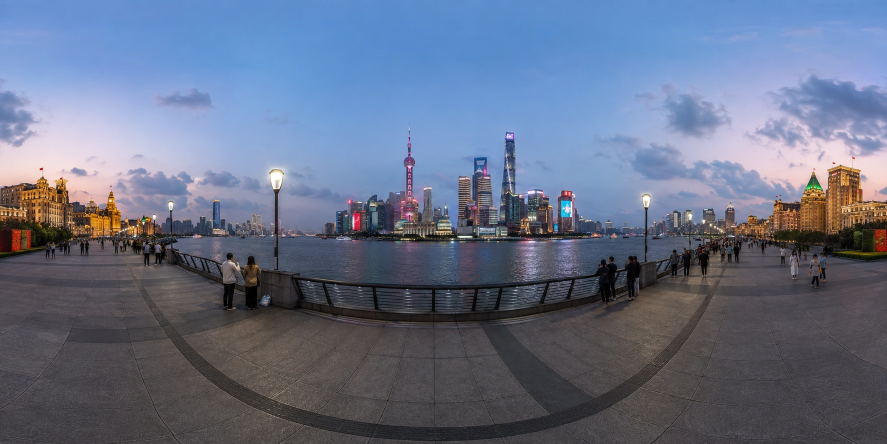
#> input picture chronorama/reference/shanghai-bund.jpg, 1774 x 887 px (shown at 1/2 size)
$ python -i equirect.py   (imports and definitions only)
#> lines starting #> are read from the running program, lines starting #| are printed output that depends on the picture
"""Turn a wide panoramic render into a true 2:1 equirectangular image.

The image models never output exactly 2:1, and their top/bottom edges are the
weakest part of the frame (the bottom is often a smeared band that becomes an
ugly blob at the nadir once you map it to a sphere). So instead of squashing the
render to 2:1, we:

  1. trim any smeared dark band off the bottom,
  2. pad top and bottom out to a true 2:1, progressively blurring each padded
     row until it converges to a single colour -- this is what a real ground/sky
     pole looks like, and it removes the blob entirely,
  3. colour-match the left and right edges so the 360 wrap has no visible seam,
  4. resize to the final 4096x2048.

Horizontal pixels are never cropped: that would eat into the 360 degrees of yaw
coverage and break the wrap.
"""

import numpy as np
from PIL import Image

FINAL_W, FINAL_H = 4096, 2048


def _trim_smear(a, max_frac=0.10):
    """Drop bottom rows that are much darker than the rest of the lower image."""
    h = a.shape[0]
    ref = float(np.median(a[int(h * 0.60):].mean(axis=(1, 2))))
    row_mean = a.mean(axis=(1, 2))
    limit = int(h * max_frac)
    cut = 0
    for i in range(1, limit + 1):
        if row_mean[h - i] < ref * 0.55:       # markedly darker than the ground
            cut = i
        elif cut and i - cut > 4:              # smear ended, stop scanning
            break
    return a[:h - cut] if cut else a


def _blur_row(row, keep):
    """Horizontally low-pass one row: keep in (0,1], 1 = full detail, ~0 = flat."""
    w = row.shape[0]
    k = max(1, int(round(w * keep)))
    if k >= w:
        return row
    small = Image.fromarray(row[None, :, :].astype(np.uint8)).resize((k, 1), Image.BILINEAR)
    return np.asarray(small.resize((w, 1), Image.BILINEAR), dtype=np.float32)[0]


# [8 lines left out: function _find_horizon, not called in this run]


def _pad_to_2to1(a, centre_horizon=False):
    """Resize the canvas to exactly 2:1.

    By default the padding is split evenly, which preserves wherever the model
    put the horizon -- the prompt asks for it at 50% height and that is where it
    should come from. `centre_horizon=True` re-centres it after the fact, which
    is a fallback rather than the normal path: it crops real pixels away, and it
    hides a framing problem instead of fixing it at the source.

    In a real equirectangular image the horizon sits exactly halfway down. The
    models place it anywhere from ~0.35 to ~0.55, and padding equally top and
    bottom preserves that error -- cross-fading the series then makes the whole
    world bob up and down.

    Each side is padded *or* cropped independently to put exactly target_h/2
    rows above the horizon and the same below. Distributing a fixed amount of
    padding is not enough on its own: when the model places the horizon well off
    centre, the padding budget runs out before the horizon reaches the middle
    and the correction silently clamps.
    """
    h, w = a.shape[:2]
    target_h = w // 2
    half = target_h // 2

    if not centre_horizon:
        pad = target_h - h
        if pad >= 0:
            top_pad, bot_pad = pad // 2, pad - pad // 2
            return np.concatenate([
                np.repeat(a[:1], top_pad, axis=0), a,
                np.repeat(a[-1:], bot_pad, axis=0)], axis=0).astype(np.float32)
        top = (h - target_h) // 2
        return a[top:top + target_h].astype(np.float32)

    hz = _find_horizon(a)
    above, below = hz, h - hz
    top_pad, top_crop = max(0, half - above), max(0, above - half)
    bot_need = target_h - half
    bot_pad, bot_crop = max(0, bot_need - below), max(0, below - bot_need)

    core = a[top_crop:h - bot_crop] if (top_crop or bot_crop) else a
    parts = []
    if top_pad:
        parts.append(np.repeat(core[:1], top_pad, axis=0))
    parts.append(core)
    if bot_pad:
        parts.append(np.repeat(core[-1:], bot_pad, axis=0))
    out = np.concatenate(parts, axis=0).astype(np.float32) if len(parts) > 1 else core.astype(np.float32)

    # Guard against off-by-one from the integer split.
    if out.shape[0] > target_h:
        out = out[:target_h]
    elif out.shape[0] < target_h:
        out = np.concatenate([out, np.repeat(out[-1:], target_h - out.shape[0], axis=0)], axis=0)
    return out


def _converge_poles(a, band_frac=0.14):
    """Progressively blur the top and bottom bands until they reach one colour.

    A pole in an equirectangular image is a single point, so it cannot carry
    horizontal detail -- a real 360 photo smears into it. Crucially this band
    reaches *into* the rendered image rather than starting at the padding
    boundary, otherwise the transition shows up as a hard circle at the pole.
    """
    h, w = a.shape[:2]
    n = max(1, int(h * band_frac))
    out = a.copy()
    for j in range(n):
        t = (j + 1) / n                        # 0 at the pole, 1 at the band edge
        smooth = t * t * (3.0 - 2.0 * t)       # smoothstep: no crease at the edge
        keep = max(1.0 / w, smooth ** 1.8)
        out[j] = _blur_row(a[j], keep)
        out[h - 1 - j] = _blur_row(a[h - 1 - j], keep)
    return out


def _wrap_seam(a, frac=0.03):
    """Make the panorama genuinely tileable across the 360 wrap.

    These models render a wide photo, not a wrapping sphere: the left and right
    edges are usually different scenes entirely (here, buildings against river),
    so simply nudging their colours together paints an obvious band. Instead we
    cross-fade the right overlap onto the left and drop it, the standard way to
    make an image tile. The last column then continues into the first, so the
    viewer can spin past the join without hitting an edge.

    The cost is `frac` of yaw coverage (~11 degrees at 3%) and a soft dissolve
    in that wedge -- far less objectionable than a hard vertical seam.
    """
    h, w = a.shape[:2]

    # First spread the edge brightness difference across the whole 360 as a
    # single linear ramp. A few levels drifting over the full width is
    # imperceptible, whereas leaving the whole step for the narrow overlap makes
    # the blend show up as a pale vertical band -- very visible once a yaw
    # rotation moves that band into the middle of the view.
    a = a.astype(np.float32).copy()
    delta = a[:, 0].mean(axis=0) - a[:, -1].mean(axis=0)    # per channel
    ramp = (np.arange(w, dtype=np.float32) / max(1, w - 1) - 0.5)[None, :, None]
    a = a + delta[None, None, :] * ramp

    ov = max(8, int(w * frac))
    out = a[:, :w - ov].copy()
    t = np.linspace(0.0, 1.0, ov)[None, :, None]           # 0 at x=0 -> 1 inward
    out[:, :ov] = a[:, :ov] * t + a[:, w - ov:] * (1.0 - t)
    return np.clip(out, 0, 255)


_SIG_N = 360


# [26 lines left out: function _yaw_features, not called in this run]


_ref_sig_cache = {}


# [33 lines left out: function _align_yaw, not called in this run]


def to_equirect(src_path, out_path, quality=93, align_to=None, yaw_offset=0.0,
                centre_horizon=False):
    """Read a rendered panorama, write it as a true 2:1 equirectangular JPEG.

    `yaw_offset` (degrees) is a manual correction applied after the automatic
    alignment. The auto step fixes gross rotations but the Bund is close enough
    to symmetric that it still lands 180 degrees out on some years, and no image
    statistic reliably breaks that tie -- so those get pinned by hand in the
    location file rather than left to chance.
    """
#> called with src_path = 'reference/shanghai-bund.jpg', out_path = 'out.png', quality = 93, yaw_offset = 0, centre_horizon = False
    a = np.asarray(Image.open(src_path).convert("RGB")).astype(np.float32)
    a = _trim_smear(a)
#> in _trim_smear, `ref = float(np.median(a[int(h * 0.60):].mean(axis=(1, 2))))`: ref = 70.75
#> in _trim_smear, `row_mean = a.mean(axis=(1, 2))`: row_mean = 887 values, max 188.9 at index 306, min 56.59 at index 469, mean 115.9
    a = _wrap_seam(a)          # before padding: this changes the width
#> in _wrap_seam, `delta = a[:, 0].mean(axis=0) - a[:, -1].mean(axis=0)`: delta = [-4.84, -2.18, -2.35]
#> in _wrap_seam, `out = a[:, :w - ov].copy()`:
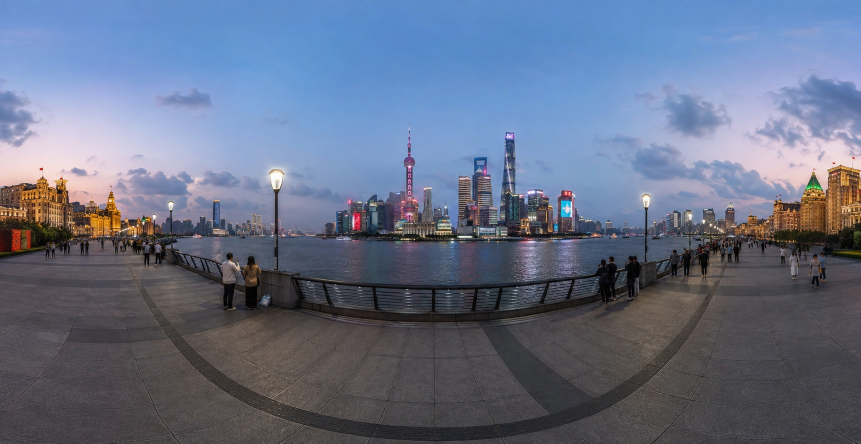
#> out: shape (887, 1721, 3) float32 (shown at 1/2 size); mean R, G, B 101.6, 111.6, 134.5; drawn with min black and max white
    if align_to:
        a, deg, score = _align_yaw(a, align_to)
        to_equirect.last_align = (deg, score)
    if yaw_offset:
        a = np.roll(a, -int(round(yaw_offset / 360.0 * a.shape[1])), axis=1)
    a = _pad_to_2to1(a, centre_horizon=centre_horizon)
#> in _pad_to_2to1, `return a[top:top + target_h].astype(np.float32)`:
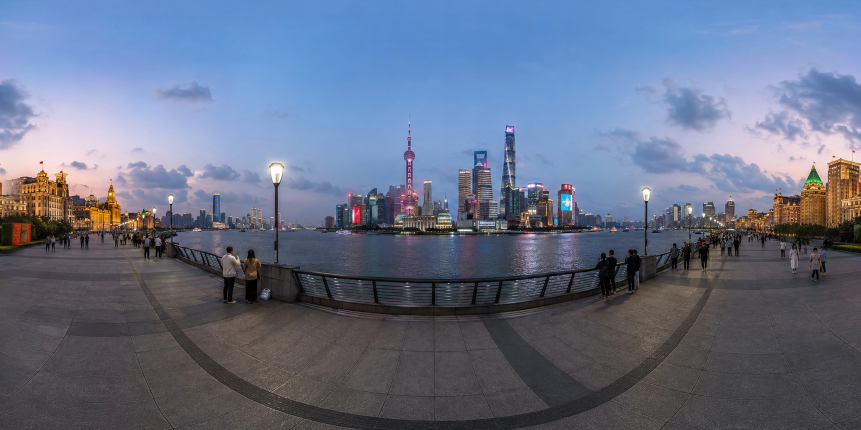
#> returned value: shape (860, 1721, 3) float32 (shown at 1/2 size); mean of channels 0, 1, 2 102.2, 111.9, 134.5; drawn as R, G, B
    a = _converge_poles(a)
    im = Image.fromarray(a.astype(np.uint8)).resize((FINAL_W, FINAL_H), Image.LANCZOS)
    im.save(out_path, "JPEG", quality=quality)
    return im.size

>>> result = to_equirect('reference/shanghai-bund.jpg', 'out.png')
#> result = (4096, 2048)
